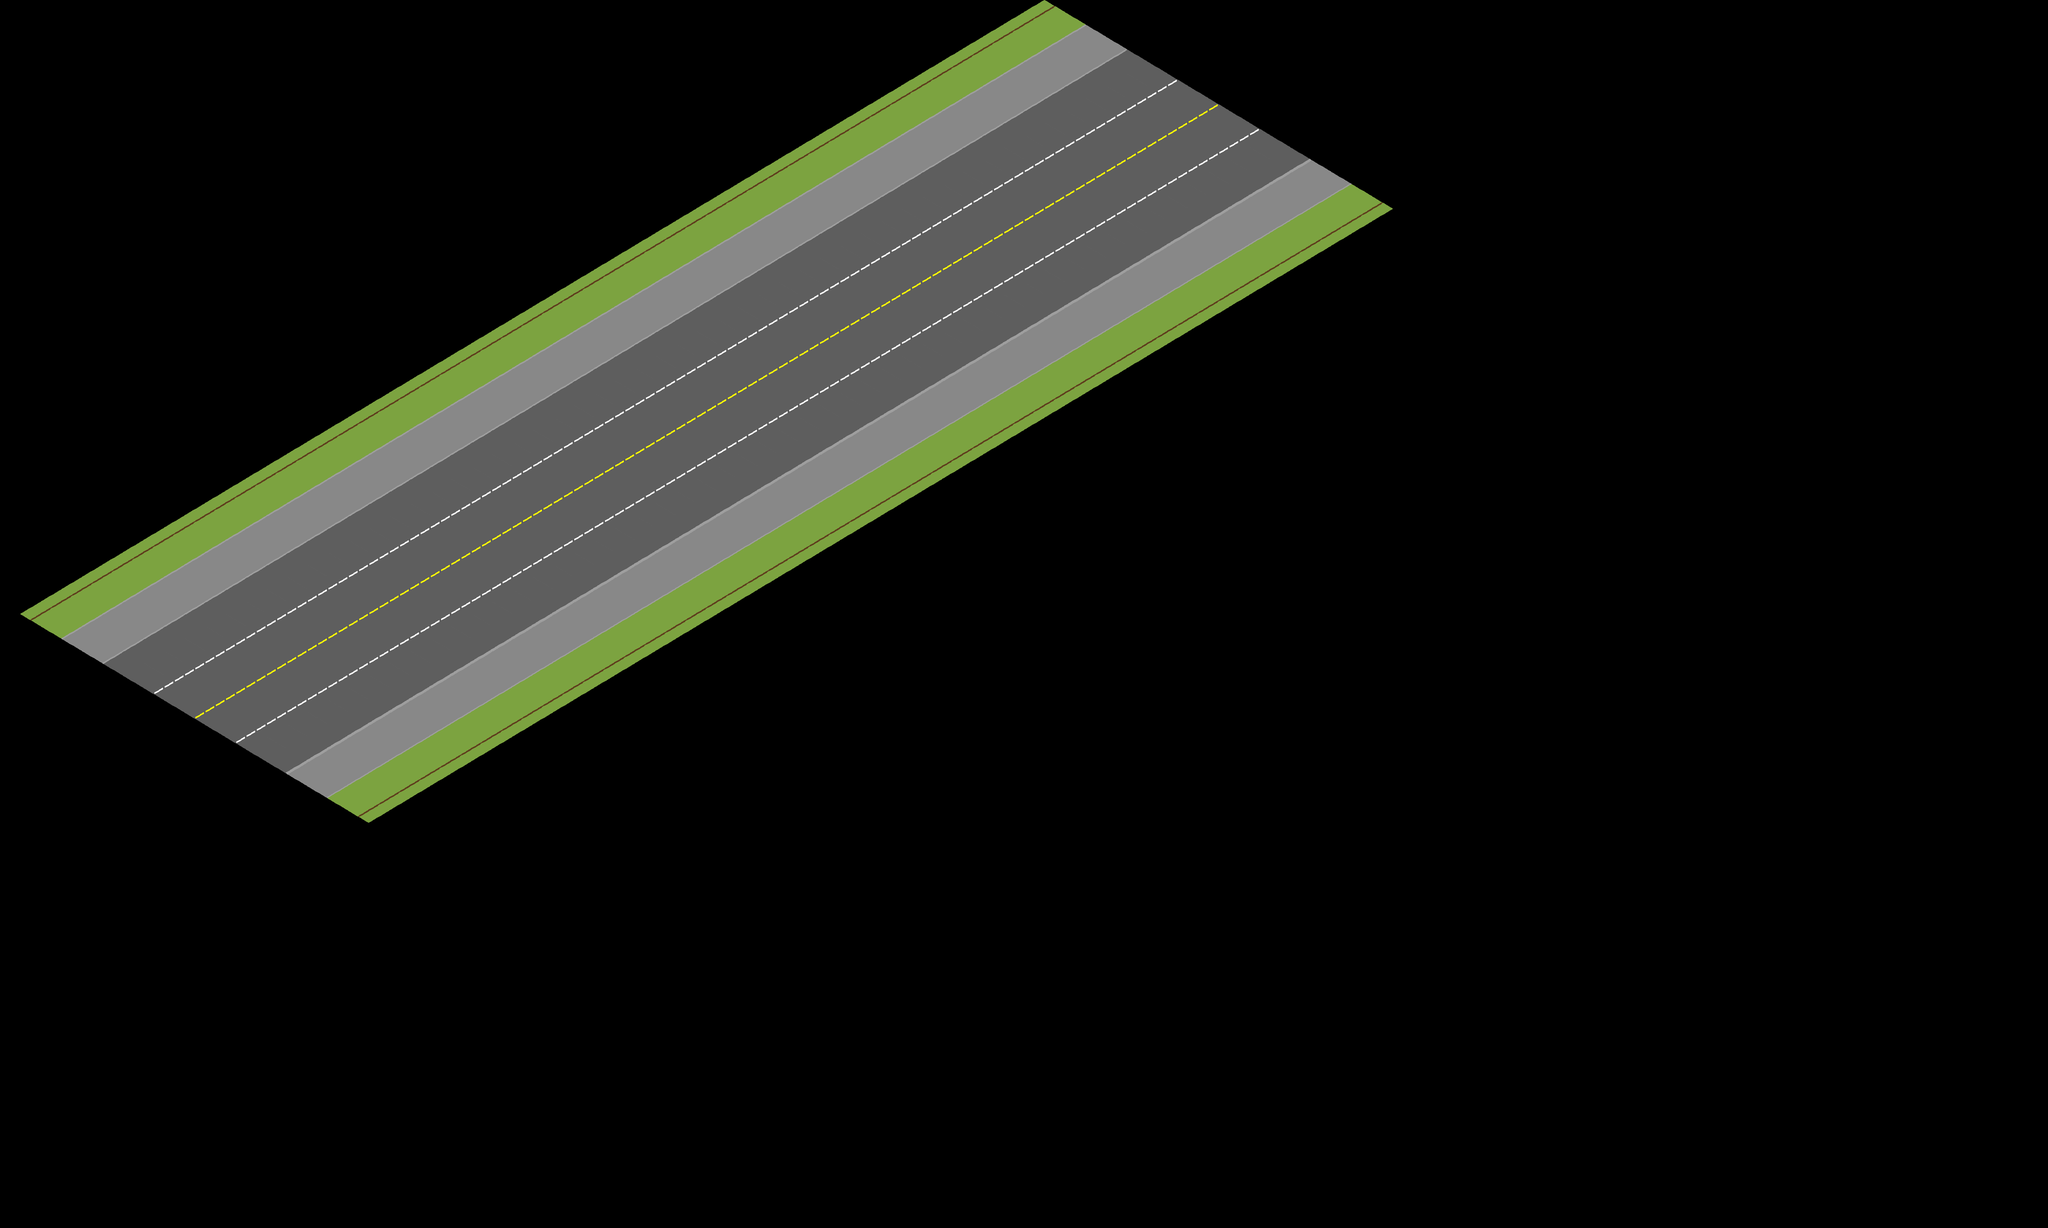

This game map was drawn from its Tiled (.tmx) file and the tilesets committed beside it. A one-line description and the trimmed map source follow:
An orthogonal 100x100 tile map with 50x30 px tiles, 1 tile layer (Tile Layer 1).

<map version="1.2" tiledversion="1.2.0" orientation="orthogonal" renderorder="right-down" width="100" height="100" tilewidth="50" tileheight="30" infinite="0" nextlayerid="2" nextobjectid="1">
 <tileset firstgid="1" source="tile_set_2_col.tsx" />
 <layer id="1" name="Tile Layer 1" width="100" height="100">
  <data>[10000 cells, 850 non-empty, 11 distinct tile ids]</data>
 </layer>
</map>
